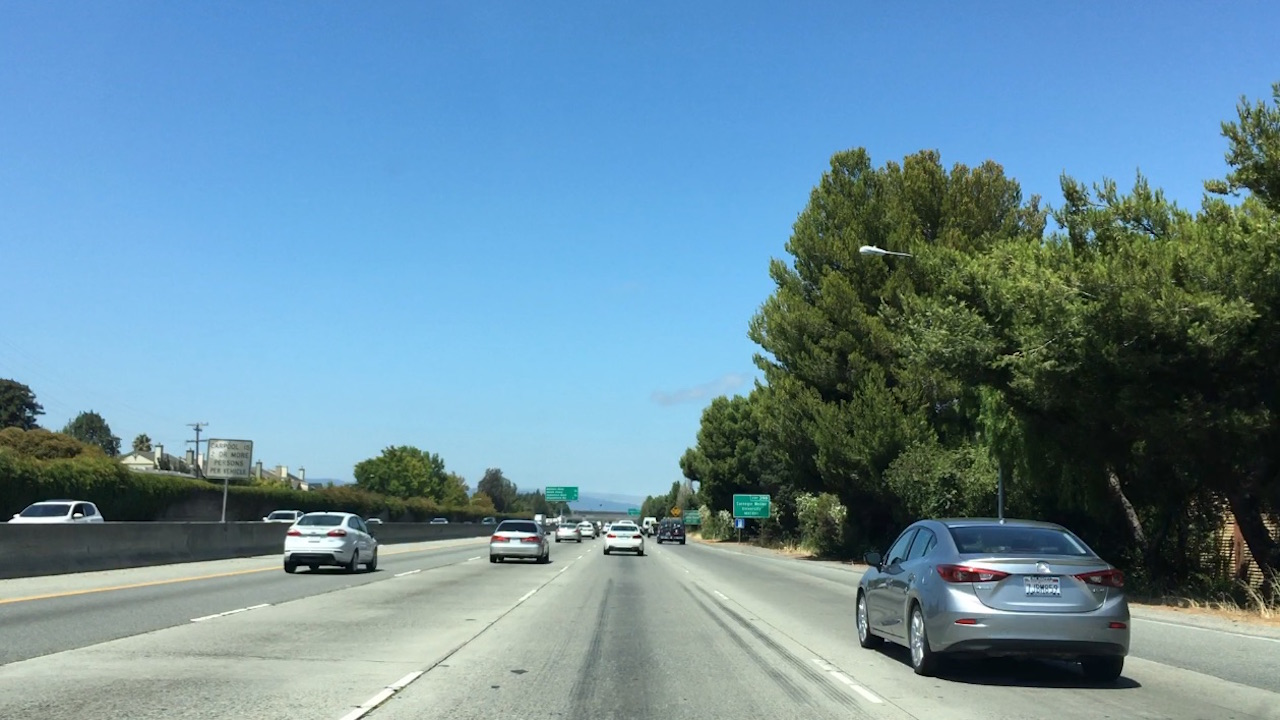
#> input picture examples/bbox-example-image.jpg, 1280 x 720 px, given in place of car_not_car.png, which was not available
$ jupyter execute --allow-errors VehicleDetection.ipynb   (shell and % lines are left out)   (older library calls are emulated)   (text cells are left out)
#> lines starting #> are read from the running program, lines starting #| are printed output that depends on the picture; after the words box and inside, x2 and y2 are one past the last pixel; in counts of white or black regions, pixels touching at a corner belong together; pictures that were not available may be replaced by others from this repository, and a replacement may not be noted
### util.py
from typing import Iterable, Sequence, Tuple

import matplotlib.gridspec as gridspec
import matplotlib.pyplot as plt
import matplotlib.image as mpimg
from mpl_toolkits.mplot3d import Axes3D
import numpy as np
import cv2

from sliding_window import Window


# [44 lines left out: functions plot3d, show_images, show_images_from_paths, not called in this run]


def paths_to_images_gen(image_paths: Iterable[str]):
    for path in image_paths:
        yield mpimg.imread(path)


def draw_boxes(img, bboxes, color=(0, 0, 255), thick=6):
    draw_img = np.copy(img)
    for bbox in bboxes:
        cv2.rectangle(draw_img, bbox[0], bbox[1], color, thick)
    return draw_img


# [27 lines left out: functions draw_labeled_bboxes, grab_inner_image, apply_threshold, not called in this run]

### sliding_window.py
from collections import namedtuple

import numpy as np

# Window = namedtuple('Window', 'x_start x_stop y_start y_stop')

Window = namedtuple('Window', 'start_xy stop_xy')


def sliding_window_gen(img_shape, x_start=0, x_stop=None, y_start=0, y_stop=None,
                       window_height=64, window_width=64, x_overlap=0.5, y_overlap=0.5):
    x_stop = img_shape[1] if x_stop is None else x_stop
    y_stop = img_shape[0] if y_stop is None else y_stop
    x_span = x_stop - x_start
    y_span = y_stop - y_start
    x_stepsize = np.int(window_width * (1 - x_overlap))
    y_stepsize = np.int(window_height * (1 - y_overlap))
    windows_per_row = int((x_span / x_stepsize) - 1)
    windows_per_col = int((y_span / y_stepsize) - 1)

    for y_cur in range(windows_per_col):
        for x_cur in range(windows_per_row):
            start_x = x_cur * x_stepsize + x_start
            start_y = y_cur * y_stepsize + y_start
            yield Window(
                (start_x, start_y),
                (start_x + window_width, start_y + window_height)
            )

### VehicleDetection.ipynb
[cell 1]
import numpy as np
import cv2
import matplotlib.pyplot as plt
import matplotlib.image as mpimg


image = mpimg.imread('./examples/car_not_car.png')
#> image is the input picture: shape (720, 1280, 3); mean R, G, B 105, 140.8, 158.7

def draw_boxes(img, bboxes, color=(0, 0, 255), thick=6):
#> called with color = (0, 0, 255), thick = 6
    draw_img = np.copy(img)
    for bbox in bboxes:
        cv2.rectangle(draw_img, bbox[0], bbox[1], color, thick)
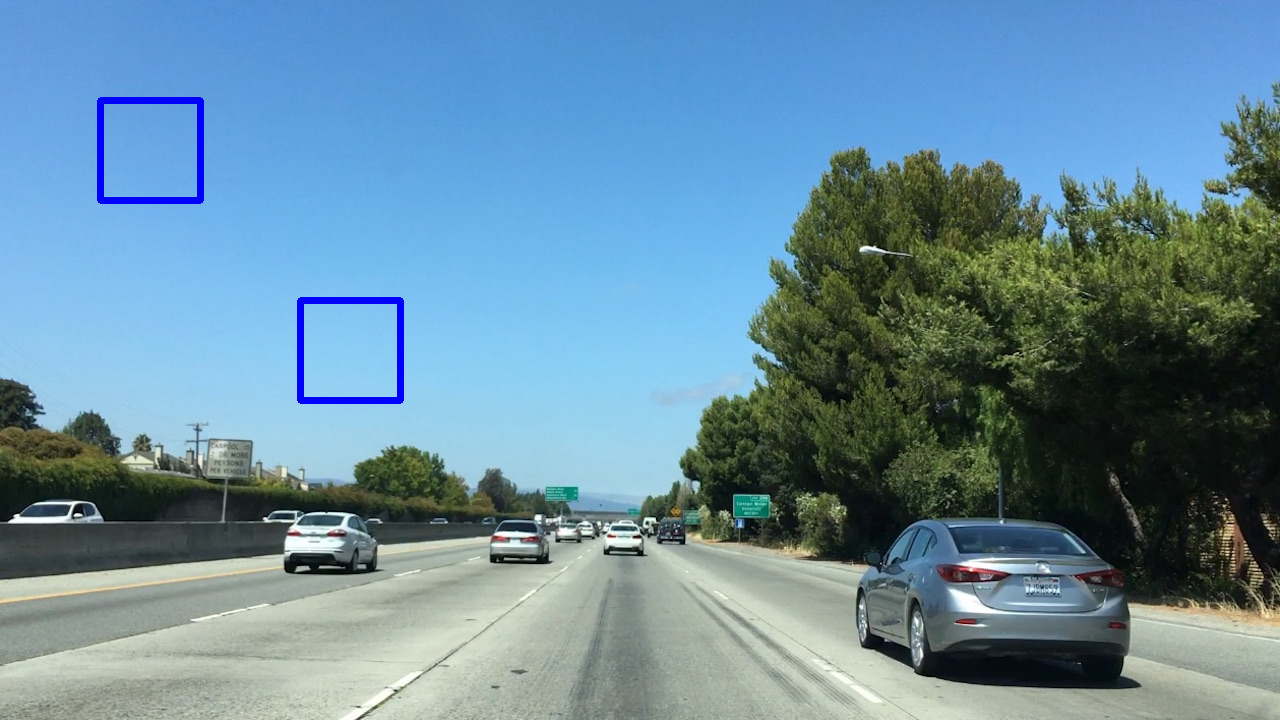
#> draw_img: shape (720, 1280, 3); 0.6% of pixels changed, all inside (x1, y1, x2, y2) = (97, 97, 404, 404)
    return draw_img

bboxes = [((100, 100), (200, 200)), ((300, 300), (400, 400))]

result = draw_boxes(image, bboxes)
plt.imshow(result)

[cell 2]
import matplotlib.image as mpimg
import numpy as np

# Read in the image
image = mpimg.imread('./examples/cutout1.jpg')
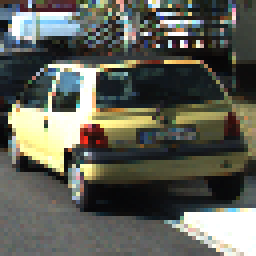
#> input picture examples/color_spaces1.png, 64 x 64 px, given in place of cutout1.jpg, which was not available (shown 4 times larger)
#> image is the input picture: shape (64, 64, 3) float32; mean R, G, B 0.37, 0.376, 0.34

# Take histograms in R, G, and B
rhist = np.histogram(image[:,:,0], bins=32, range=(0, 256))
ghist = np.histogram(image[:,:,1], bins=32, range=(0, 256))
bhist = np.histogram(image[:,:,2], bins=32, range=(0, 256))
plt.imshow(image)
rhist

[cell 3]
import numpy as np
import cv2
import matplotlib.pyplot as plt
import matplotlib.image as mpimg

image = mpimg.imread('./examples/cutout1.jpg')

# Define a function to compute color histogram features
def color_hist(img, nbins=32, bins_range=(0, 256)):
    # Compute the histogram of the RGB channels separately
#> called with nbins = 32, bins_range = (0, 256)
    rhist = channel_hist(img[:,:,0])
    ghist = channel_hist(img[:,:,1])
    bhist = channel_hist(img[:,:,2])
    # Generating bin centers
    bin_centers = calc_bin_centers(rhist[1])
#> bin_centers = 32 values from 4 to 252
    # Concatenate the histograms into a single feature vector
    hist_features = np.concatenate((rhist[0], ghist[0], bhist[0]))
#> hist_features = 96 values, max 4096 at index 0, min 0 at index 1, mean 128
    # Return the individual histograms, bin_centers and feature vector
    return rhist, ghist, bhist, bin_centers, hist_features

def channel_hist(color_channel):
    return np.histogram(color_channel, bins=32, range=(0, 256))

def calc_bin_centers(bin_edges):
    return (bin_edges[1:]  + bin_edges[0:len(bin_edges)-1])/2

rh, gh, bh, bincen, feature_vec = color_hist(image, nbins=32, bins_range=(0, 256))
#> bincen = 32 values from 4 to 252; feature_vec has the same summary as hist_features in color_hist

# Plot a figure with all three bar charts
if rh is not None:
    fig = plt.figure(figsize=(12,3))
    plt.subplot(131)
    plt.bar(bincen, rh[0])
    plt.xlim(0, 256)
    plt.title('R Histogram')
    plt.subplot(132)
    plt.bar(bincen, gh[0])
    plt.xlim(0, 256)
    plt.title('G Histogram')
    plt.subplot(133)
    plt.bar(bincen, bh[0])
    plt.xlim(0, 256)
    plt.title('B Histogram')
    fig.tight_layout()
else:
    print('Your function is returning None for at least one variable...')
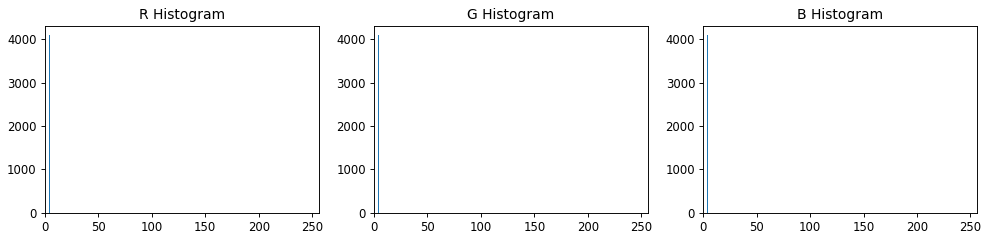
#> figure drawn by matplotlib, 3 panels; panel 1: tallest bar 4096 high, from x = 3.6 to 4.4; panel 2: tallest bar 4096 high, from x = 3.6 to 4.4; panel 3: tallest bar 4096 high, from x = 3.6 to 4.4

[cell 4]
from util import plot3d

img = mpimg.imread('./examples/color_spaces2.png')
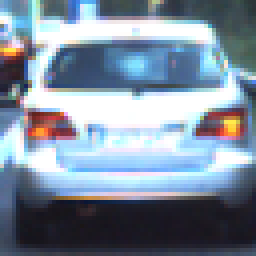
#> input picture examples/color_spaces2.png, 64 x 64 px (shown 4 times larger)
#> img is the input picture: shape (64, 64, 3) float32; mean R, G, B 0.495, 0.554, 0.618
scale = max(img.shape[0], img.shape[1], 64) / 64  # at most 64 rows and columns
#> scale = 1
#> (the rest of this cell did not finish here and is left out)

[cell 5]
import os
from glob import glob

CARS_GLOB = './data/vehicles_smallset/*/*.jpeg'
NO_CARS_GLOB = './data/non-vehicles_smallset/*/*.jpeg'

cars_paths = glob(CARS_GLOB)
no_cars_paths = glob(NO_CARS_GLOB)

[cell 6]
from sliding_window import sliding_window_gen
from itertools import chain
from util import draw_boxes
import matplotlib.pyplot as plt
import matplotlib.image as mpimg


# image = mpimg.imread('./examples/bbox-example-image.jpg')
image = mpimg.imread('./test_images/test1.jpg')
fig = plt.figure(figsize=(15,10))
plt.imshow(image)

print(image.shape)
#| (64, 64, 3)

shape = image.shape
#> shape = (64, 64, 3)

TOP = 400
BIGGER = (320, 280)
BIG = (250, 200)
MEDIUM = (150, 150)
SMALL = (70, 70)
TINY = (30, 30)

bigger_windows = sliding_window_gen(shape,
                                 y_start=TOP+40,
                                 window_width=BIGGER[0], window_height=BIGGER[1],
                                 y_overlap=.5, x_overlap=.5)

window_img = draw_boxes(image, bigger_windows, color=(0, 0, 255), thick=3)

big_windows = sliding_window_gen(shape,
                              y_start=TOP+20, y_stop=TOP+220,
                              x_start=50,
                              window_width=BIG[0], window_height=BIG[1],
                              y_overlap=.5, x_overlap=.5)

window_img = draw_boxes(window_img, big_windows, color=(0, 200, 200), thick=3)


medium_windows = sliding_window_gen(shape,
                              y_start=TOP, y_stop=TOP+200,
                              window_width=MEDIUM[0], window_height=MEDIUM[1],
                              x_start = 100,
                              y_overlap=.5, x_overlap=.5)

window_img = draw_boxes(window_img, medium_windows, color=(100, 300, 200), thick=3)

small_windows = sliding_window_gen(shape,
                             y_start=TOP, y_stop=TOP+140,
                             x_start=200, x_stop=1100,
                             window_width=SMALL[0], window_height=SMALL[1],
                             y_overlap=.5, x_overlap=.5)
window_img = draw_boxes(window_img, small_windows, color=(200, 0, 200), thick=3)


# [7 lines of commented-out code are left out]

#> (the rest of this cell did not finish here and is left out)

#> (a cell that did not finish here is left out)

[cell 8]
from sliding_window import sliding_window_gen
import matplotlib.pyplot as plt
import matplotlib.image as mpimg

from itertools import chain
from util import draw_boxes

from itertools import chain


# image = mpimg.imread('./examples/bbox-example-image.jpg')
image = mpimg.imread('./test_images/test1.jpg')
TOP = 360
HEIGHT = 64 #256 + 128
shape = image.shape
# window_sizes = [128, 192, 256]
window_sizes = [64, 96, 128]
OVERLAP = .6

all_windows = list(chain.from_iterable([sliding_window_gen(shape,
                                        y_start=TOP, y_stop=TOP+HEIGHT+2*ws,
                                        x_start=200,
                                        window_width=ws, window_height=ws,
                                        y_overlap=OVERLAP, x_overlap=OVERLAP) for ws in window_sizes]))
#> all_windows = []

[cell 9]
print(len(all_windows))
#| 0
window_img = draw_boxes(image, all_windows, color=(200, 0, 200), thick=3)
plt.imshow(window_img)

[cell 10]
from util import draw_boxes
#> (the rest of this cell did not finish here and is left out)

[cell 11]
window_img = draw_boxes(image, all_windows, color=(200, 200, 0), thick=3)
